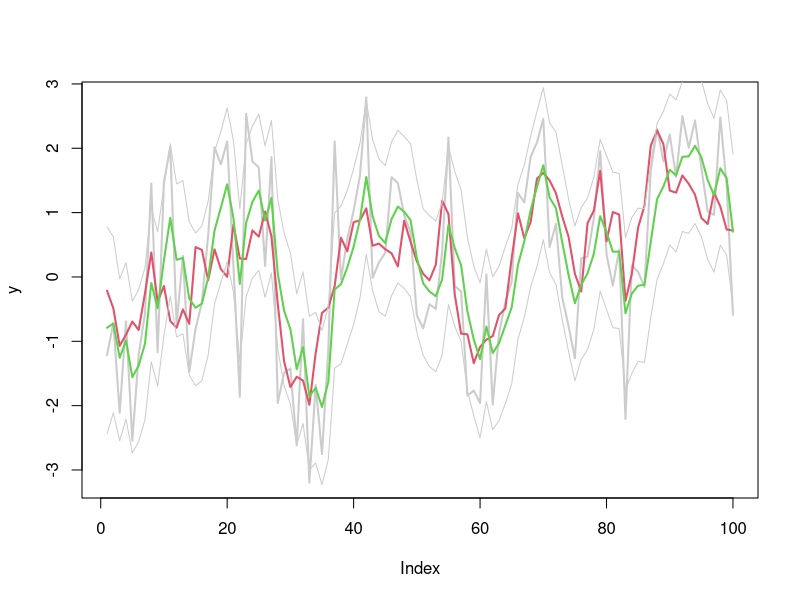
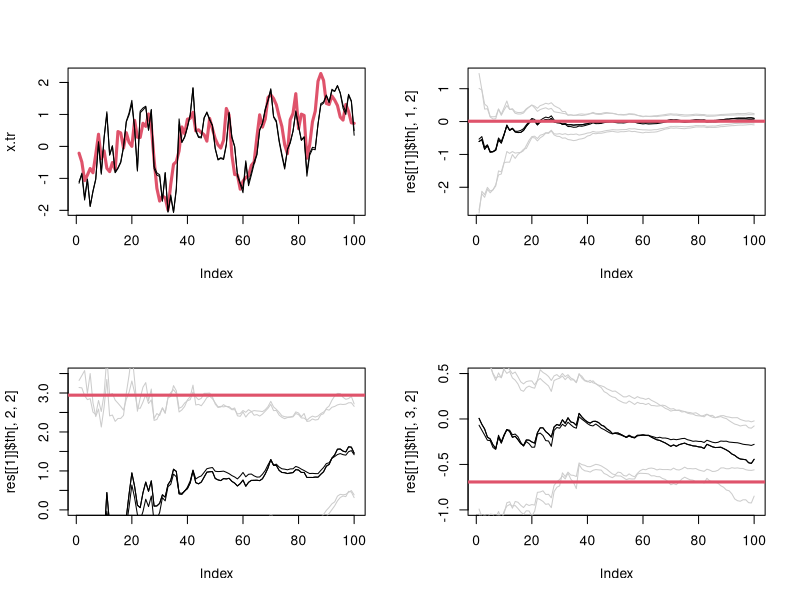
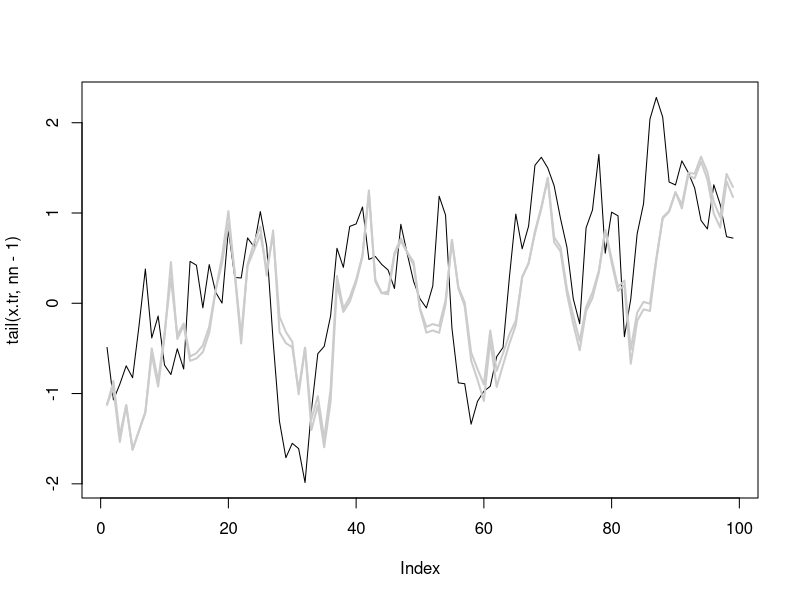

R code for these plots, in order:
rm(list=ls(all=TRUE))
#set.seed(1)
q025  = function(x) quantile(x,0.025)
q975  = function(x) quantile(x,0.975)
bst2b = function(x) 1/(1+exp(-x))
b2bst = function(x) log(x)-log(1-x)

nn       = 100
alpha.tr = 0.01
beta.tr  = 0.95
tau.tr   = 0.5
sig.tr   = 1
x.tr     = rep(NA,nn)
signaltonoise=tau.tr/sig.tr

x0.tr    = rnorm(1,alpha.tr/(1-beta.tr),sqrt(tau.tr^2/(1-beta.tr^2)))
x.tr[1]  = rnorm(1,alpha.tr+beta.tr*x0.tr,tau.tr)
for(t in 2:nn) x.tr[t] = rnorm(1,alpha.tr+beta.tr*x.tr[t-1],tau.tr)
y        = rnorm(nn,x.tr,sig.tr)

par(mfrow=c(1,1))
plot(y,type='l',lwd=2,col='gray80')
lines(x.tr,col=2,lwd=2)

N   = 10000 #number of particles
# ONLY filtering
# resample-propagate-resample
xss = matrix(NA,ncol=3,nrow=nn)
x0  = rnorm(N,alpha.tr/(1-beta.tr),sqrt(tau.tr^2/(1-beta.tr^2)))
for(t in 1:nn){
    ws  = dnorm(y[t],alpha.tr+beta.tr*x0,sig.tr)
    ind = sample(N,prob = ws,replace = TRUE)
    xs  = rnorm(N,alpha.tr+beta.tr*x0[ind],tau.tr)
    ws2 = dnorm(y[t],xs,sig.tr)/ws[ind]
    ind = sample(N,prob = ws2,replace = TRUE)
    x0  = xs[ind]
    xss[t,] = c(q025(x0),median(x0),q975(x0))
}

lines(xss[,1],col='gray80')
lines(xss[,3],col='gray80')
lines(xss[,2],col=3,lwd=2)


###################
## parameter estimation
###################

runs  = 2
res   = list()

for(j in 1:runs){
    delta = runif(1,0.95,0.99) #0.95-0.99
    b2    = 1-((3*delta-1)/(2*delta))^2
    a     = sqrt(1-b2)

    th0   = cbind(rnorm(N,0,3),rnorm(N,3,3),rnorm(N,0,0.5))
    x0    = rnorm(N,th0[,1]/(1-bst2b(th0[,2])),sqrt(exp(th0[,3])^2/(1-bst2b(th0[,2])^2)))

    npar  = ncol(th0)
    xss   = matrix(NA,ncol=3,nrow=nn)
    thss  = array(NA,c(nn,npar,3))

    st.ah = 20 # max step ahead
    forc  = matrix(NA,ncol = st.ah,nrow = nn)

    for(t in 1:nn){

        ws  = dnorm(y[t],th0[,1]+bst2b(th0[,2])*x0,sig.tr)
        ind = sample(N,prob = ws,replace = TRUE)

        L    = chol(b2*cov(th0)*(N-1)/N)
        m    = a*th0[ind,]+(1-a)*apply(th0[ind,],2,mean)[col(th0)]
        rmat = matrix(rnorm(N*ncol(th0)), nrow = N)
        ths  = rmat%*%L+m
        xs   = rnorm(N,ths[,1]+bst2b(ths[,2])*x0[ind],exp(ths[,3]))

        ws2  = dnorm(y[t],xs,sig.tr)/ws[ind]
        ind  = sample(N,prob = ws2,replace = TRUE)
        x0   = xs[ind]

        th0  = ths[ind,]
        xss[t,] = c(q025(x0),median(x0),q975(x0))
        thss[t,,1] = apply(th0,2,q025)
        thss[t,,2] = apply(th0,2,median)
        thss[t,,3] = apply(th0,2,q975)

        tmpforc   = th0[,1]+bst2b(th0[,2])*x0
        forc[t,1] = median(tmpforc)
        for(h in 2:st.ah){
            tmpforc  = th0[,1]+bst2b(th0[,2])*tmpforc
            forc[t,h] = median(tmpforc)
        }
    }
    res[[j]] = list(xs=xss,th=thss,forc=forc)
}


par(mfrow=c(2,2))
plot(x.tr,type='l',col=2,lwd=3)
for(j in 1:runs){
    lines(res[[j]]$xs[,2])
    # lines(res[[j]]$xs[,1],col='gray80')
    # lines(res[[j]]$xs[,3],col='gray80')
}

plot(res[[1]]$th[,1,2],type='l',ylim=c(min(res[[1]]$th[,1,]),max(res[[1]]$th[,1,])))
for(j in 1:runs){
    lines(res[[j]]$th[,1,2])
    lines(res[[j]]$th[,1,1],col='gray80')
    lines(res[[j]]$th[,1,3],col='gray80')
}
abline(h=alpha.tr,col=2,lwd=3)


plot(res[[1]]$th[,2,2],type='l',ylim=c(0,3.5))
for(j in 1:runs){
    lines(res[[j]]$th[,2,2])
    lines(res[[j]]$th[,2,1],col='gray80')
    lines(res[[j]]$th[,2,3],col='gray80')
}
abline(h=b2bst(beta.tr),col=2,lwd=3)


plot(res[[1]]$th[,3,2],type='l',ylim=c(-1,0.5))
for(j in 1:runs){
    lines(res[[j]]$th[,3,2])
    lines(res[[j]]$th[,3,1],col='gray80')
    lines(res[[j]]$th[,3,3],col='gray80')
}
abline(h=log(tau.tr),col=2,lwd=3)

# 1-step-ahead predictions
par(mfrow=c(1,1))
plot(tail(x.tr,nn-1),type='l')
for(j in 1:runs){
    lines(head(res[[j]]$forc[,1],nn-1),col='gray80',lwd=2)
}


